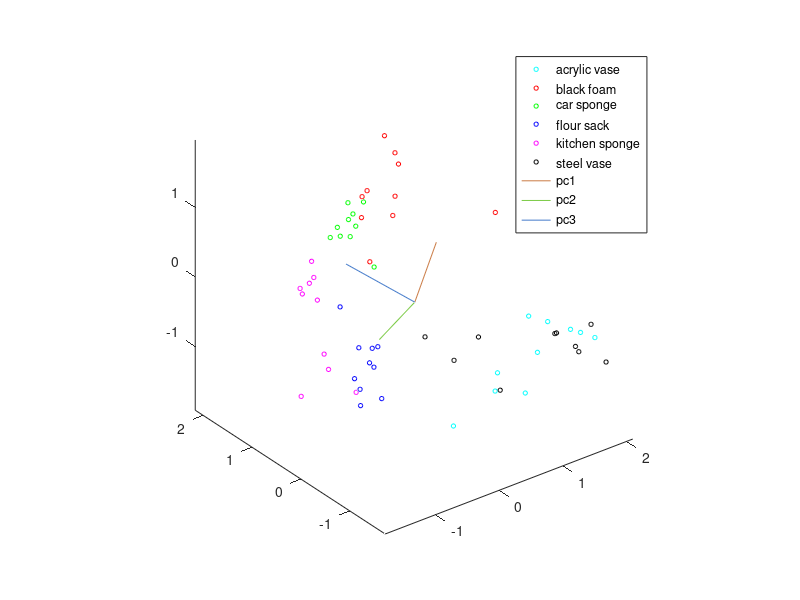
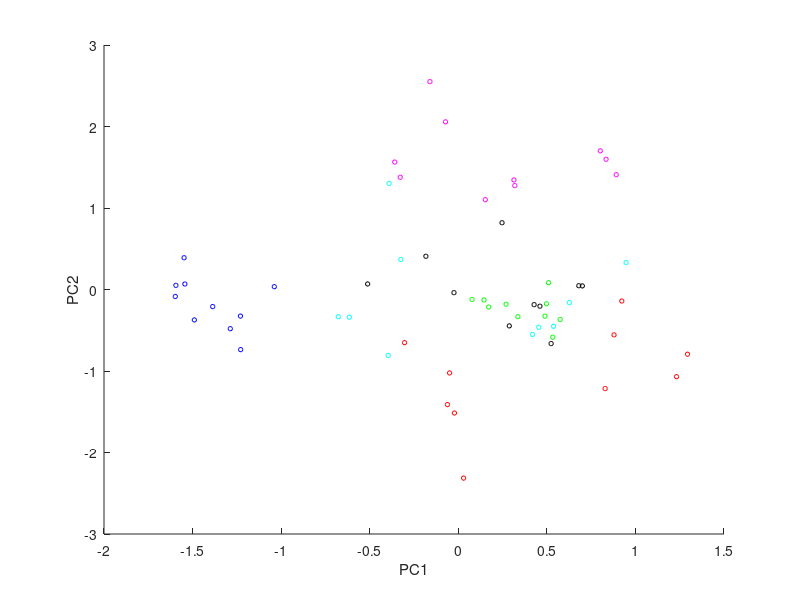
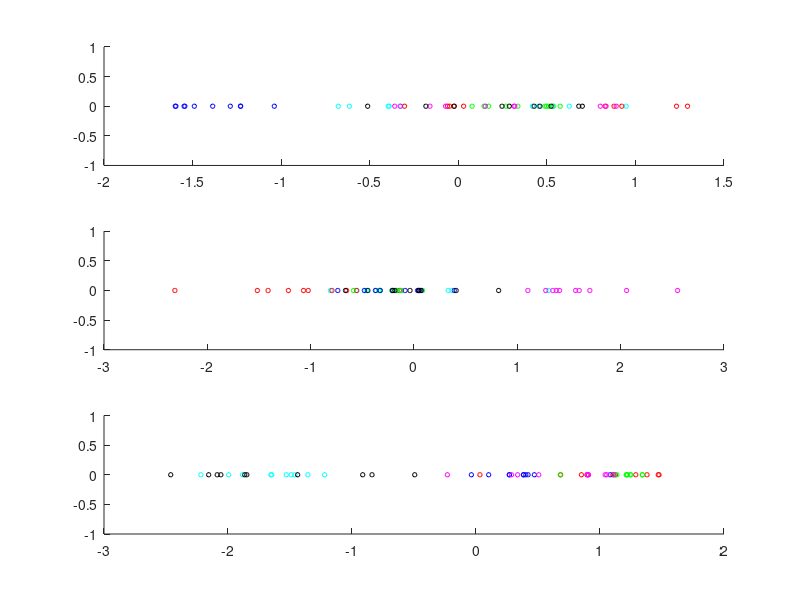

MATLAB code to generate these figures, in order:
clc; clear;

load('F0_PVT.mat');
colours = {'c', 'r', 'g', 'b', 'm', 'k'};

concat_data = vertcat(data.pressures, data.vibrations, data.temperatures);
concat_data = concat_data';
% Normalise the columns of the data
concat_data = normalize(concat_data, 1);

% compute the covariance matrix of the data
covMatrix = cov(concat_data);
% compute the eigenvectors V and eigenvalues D from the covariance matrix
[V,D] = eig(covMatrix);

% plot the data on the new coordinates
figure;
ax = axes();
view(ax, 3)
hold(ax, 'on')

for i=1:length(colours)
    scatter3(concat_data(1+10*(i-1):10*i,1),concat_data(1+10*(i-1):10*i,2),concat_data(1+10*(i-1):10*i,3),10,colours{i});
    hold on
end

line([0 V(1,1)],[0 V(2,1)],[0 V(3,1)],...
    'Color',[0.8 0.5 0.3],...
    'LineWidth',0.75);
line([0 V(1,2)],[0 V(2,2)], [0 V(3,2)],...
    'Color',[0.5 0.8 0.3],...
    'LineWidth',0.75);
line([0 V(1,3)],[0 V(2,3)], [0 V(3,3)],...
    'Color',[0.3 0.5 0.8],...
    'LineWidth',0.75);
legend({'acrylic vase', 'black foam', 'car sponge',...
        'flour sack', 'kitchen sponge', 'steel vase',...
        'pc1', 'pc2', 'pc3'});
axis equal

newdata = concat_data * V;
% newdata = newdata';

variance = D / sum(D(:));
variance_2 = var(newdata)/sum(var(newdata));

% plot the transformed data
figure;

for i=1:length(colours)
    scatter(newdata(1+10*(i-1):10*i,1),newdata(1+10*(i-1):10*i,2),10,colours{i});
    hold on
end

xlabel('PC1');
ylabel('PC2');

% plot the data across PCs as 1D plots

figure;
for j=1:3
    subplot(3,1,j);
    for i=1:length(colours)
        scatter(newdata(1+10*(i-1):10*i,j), zeros(10,1), 10,colours{i});
        hold on
    end
end
